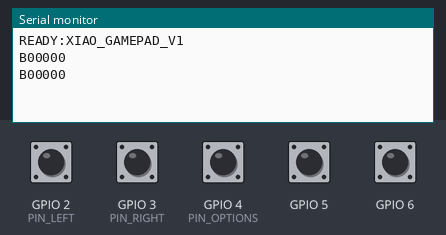
The sketch below on a simulated Seeed XIAO ESP32-C3. Parts: the last lines printed to the serial monitor. The inputs (shaded band) are chosen by the test bench; at power-on: GPIO 2 (PIN_LEFT), GPIO 3 (PIN_RIGHT), GPIO 4 (PIN_OPTIONS), GPIO 5, GPIO 6 HIGH.

Above: at 1.7 s.
1.8 s: GPIO 2 (PIN_LEFT) pulled LOW for 0.15 s
At 1.95 s:
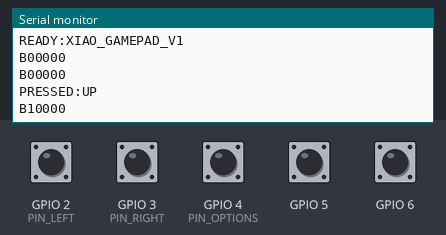
3.4 s: GPIO 3 (PIN_RIGHT) pulled LOW for 0.15 s
At 3.55 s:
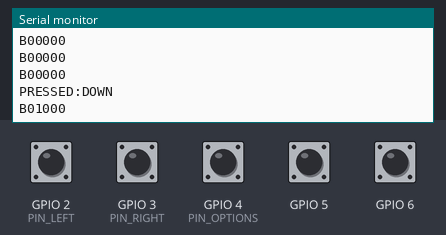
5.0 s: GPIO 4 (PIN_OPTIONS) pulled LOW for 0.15 s
At 5.15 s:
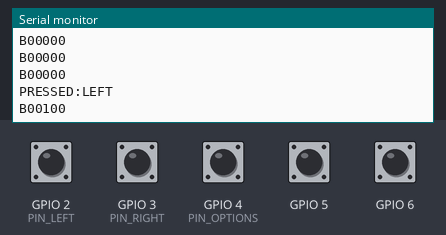
6.6 s: GPIO 5 pulled LOW for 0.15 s
At 6.75 s:
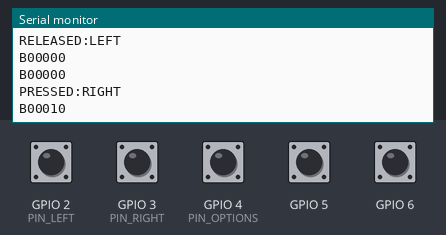
8.2 s: GPIO 6 pulled LOW for 0.15 s
At 8.35 s:
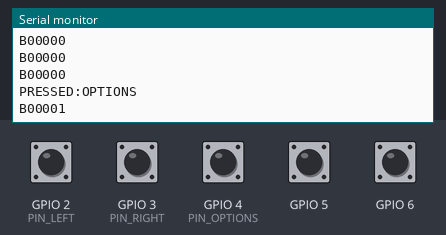
Timing chart, 0 to 10.8 s (numbered marks = the images above; inputs shaded):
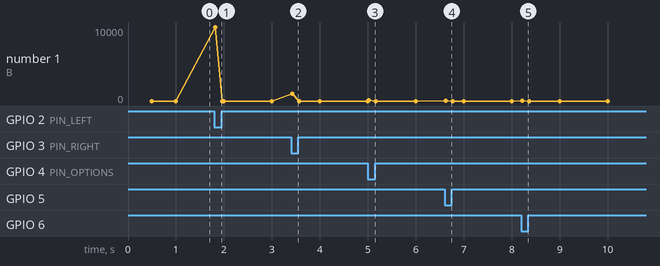

Measured:
- after the input at 1.8 s, the serial monitor: prints a new line at once (image 1)
- after the input at 3.4 s, the serial monitor: prints a new line at once (image 2)
- after the input at 5.0 s, the serial monitor: prints a new line at once (image 3)
- after the input at 6.6 s, the serial monitor: prints a new line at once (image 4)
- after the input at 8.2 s, the serial monitor: prints a new line at once (image 5)

The sketch:

xiao_gamepad.ino
```cpp
/*
 * Xiao ESP32-C3 — Gaming Console Controller
 * 5 buttons: UP, DOWN, LEFT, RIGHT, OPTIONS
 *
 * Wiring (all buttons connect pin → GND):
 *   UP      → D0 (GPIO2)
 *   DOWN    → D1 (GPIO3)
 *   LEFT    → D2 (GPIO4)
 *   RIGHT   → D3 (GPIO5)
 *   OPTIONS → D4 (GPIO6)
 *
 * Protocol: Serial @ 115200 baud
 *   Each frame sent on change: "BXXXX\n"
 *   Where X is 0 (released) or 1 (pressed), order: U D L R O
 *   Example: "B10010\n" = UP pressed, RIGHT pressed
 *
 *   Full press events also send verb lines:
 *   "PRESSED:UP\n", "RELEASED:DOWN\n" etc.
 */

// ── Pin definitions ────────────────────────────────────────────────
#define PIN_UP      D0   // GPIO2
#define PIN_DOWN    D1   // GPIO3
#define PIN_LEFT    D2   // GPIO4
#define PIN_RIGHT   D3   // GPIO5
#define PIN_OPTIONS D4   // GPIO6

// ── Timing ─────────────────────────────────────────────────────────
#define DEBOUNCE_MS     20     // Debounce window
#define HEARTBEAT_MS  1000     // Send full state every N ms even if no change

// ── Button count ───────────────────────────────────────────────────
#define BTN_COUNT 5

// Button index constants
enum BtnIndex {
  BTN_UP = 0,
  BTN_DOWN,
  BTN_LEFT,
  BTN_RIGHT,
  BTN_OPTIONS
};

const char* BTN_NAMES[BTN_COUNT] = {
  "UP", "DOWN", "LEFT", "RIGHT", "OPTIONS"
};

const uint8_t BTN_PINS[BTN_COUNT] = {
  PIN_UP, PIN_DOWN, PIN_LEFT, PIN_RIGHT, PIN_OPTIONS
};

// ── State tracking ─────────────────────────────────────────────────
struct Button {
  uint8_t  pin;
  bool     state;          // Current debounced state (true = pressed)
  bool     rawState;       // Raw GPIO read
  uint32_t lastChangeMs;   // Last time raw state changed
};

Button buttons[BTN_COUNT];

uint32_t lastHeartbeatMs = 0;

// ── Setup ──────────────────────────────────────────────────────────
void setup() {
  Serial.begin(115200);

  // Brief delay for USB CDC to enumerate on Xiao ESP32-C3
  delay(500);

  for (int i = 0; i < BTN_COUNT; i++) {
    buttons[i].pin           = BTN_PINS[i];
    buttons[i].state         = false;
    buttons[i].rawState      = false;
    buttons[i].lastChangeMs  = 0;

    pinMode(BTN_PINS[i], INPUT_PULLUP);
  }

  Serial.println("READY:XIAO_GAMEPAD_V1");
  sendFullState();
}

// ── Main loop ──────────────────────────────────────────────────────
void loop() {
  uint32_t now = millis();
  bool anyChange = false;

  for (int i = 0; i < BTN_COUNT; i++) {
    // Active LOW — pressed = GPIO LOW
    bool raw = (digitalRead(buttons[i].pin) == LOW);

    if (raw != buttons[i].rawState) {
      // Raw state changed; start/reset debounce timer
      buttons[i].rawState     = raw;
      buttons[i].lastChangeMs = now;
    }

    // Debounce: accept change only if stable for DEBOUNCE_MS
    if ((now - buttons[i].lastChangeMs) >= DEBOUNCE_MS) {
      if (raw != buttons[i].state) {
        buttons[i].state = raw;
        anyChange = true;

        // Send verb event for game logic convenience
        if (raw) {
          Serial.print("PRESSED:");
          Serial.println(BTN_NAMES[i]);
        } else {
          Serial.print("RELEASED:");
          Serial.println(BTN_NAMES[i]);
        }
      }
    }
  }

  // Send compact state frame on any change
  if (anyChange) {
    sendFullState();
  }

  // Periodic heartbeat so Python backend can detect disconnects
  if ((now - lastHeartbeatMs) >= HEARTBEAT_MS) {
    lastHeartbeatMs = now;
    sendFullState();
  }
}

// ── Helpers ────────────────────────────────────────────────────────

// Sends: "B<u><d><l><r><o>\n"  e.g. "B10010\n"
void sendFullState() {
  Serial.print("B");
  for (int i = 0; i < BTN_COUNT; i++) {
    Serial.print(buttons[i].state ? "1" : "0");
  }
  Serial.println();
}
```
